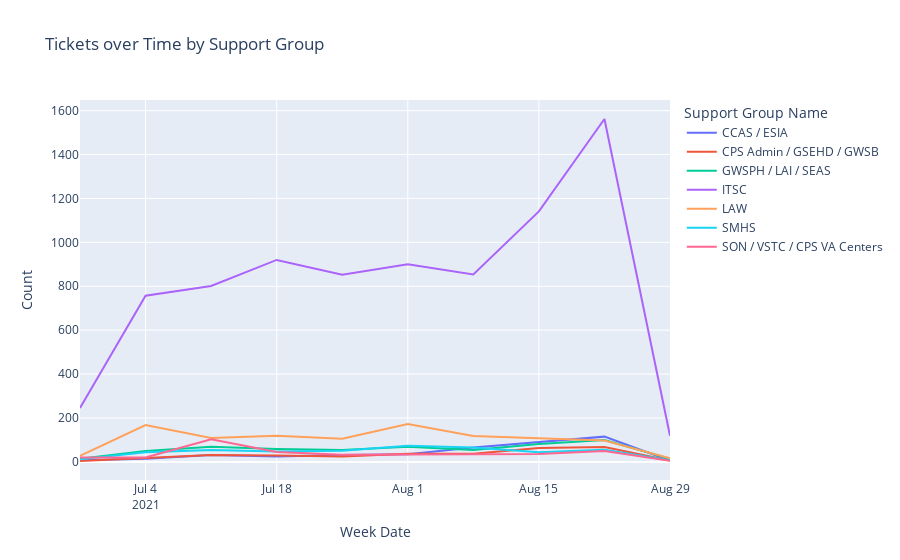

Notebook code for this chart:
### Code cell
fig = px.line(week_group_count, x= 'Week Date', y= 'Count', color= 'Support Group Name', 
              title = "Tickets over Time by Support Group")
fig.show()

### Figure 1 — Plotly figure (JSON) as saved in the notebook; plotly's stock layout.template omitted (floating-point values rounded to 4 significant figures)
{"data": [{"hovertemplate": "Support Group Name=CCAS / ESIA<br>Week Date=%{x}<br>Count=%{y}<extra></extra>", "legendgroup": "CCAS / ESIA", "line": {"color": "#636efa", "dash": "solid"}, "marker": {"symbol": "circle"}, "mode": "lines", "name": "CCAS / ESIA", "orientation": "v", "showlegend": true, "type": "scatter", "x": ["2021-06-27", "2021-07-04", "2021-07-11", "2021-07-18", "2021-07-25", "2021-08-01", "2021-08-08", "2021-08-15", "2021-08-22", "2021-08-29"], "xaxis": "x", "y": [7, 14, 31, 24, 31, 35, 65, 90, 115, 6], "yaxis": "y"}, {"hovertemplate": "Support Group Name=CPS Admin / GSEHD / GWSB<br>Week Date=%{x}<br>Count=%{y}<extra></extra>", "legendgroup": "CPS Admin / GSEHD / GWSB", "line": {"color": "#EF553B", "dash": "solid"}, "marker": {"symbol": "circle"}, "mode": "lines", "name": "CPS Admin / GSEHD / GWSB", "orientation": "v", "showlegend": true, "type": "scatter", "x": ["2021-06-27", "2021-07-04", "2021-07-11", "2021-07-18", "2021-07-25", "2021-08-01", "2021-08-08", "2021-08-15", "2021-08-22", "2021-08-29"], "xaxis": "x", "y": [4, 19, 31, 29, 24, 37, 37, 63, 68, 6], "yaxis": "y"}, {"hovertemplate": "Support Group Name=GWSPH / LAI / SEAS<br>Week Date=%{x}<br>Count=%{y}<extra></extra>", "legendgroup": "GWSPH / LAI / SEAS", "line": {"color": "#00cc96", "dash": "solid"}, "marker": {"symbol": "circle"}, "mode": "lines", "name": "GWSPH / LAI / SEAS", "orientation": "v", "showlegend": true, "type": "scatter", "x": ["2021-06-27", "2021-07-04", "2021-07-11", "2021-07-18", "2021-07-25", "2021-08-01", "2021-08-08", "2021-08-15", "2021-08-22", "2021-08-29"], "xaxis": "x", "y": [14, 50, 69, 59, 54, 69, 54, 81, 100, 14], "yaxis": "y"}, {"hovertemplate": "Support Group Name=ITSC<br>Week Date=%{x}<br>Count=%{y}<extra></extra>", "legendgroup": "ITSC", "line": {"color": "#ab63fa", "dash": "solid"}, "marker": {"symbol": "circle"}, "mode": "lines", "name": "ITSC", "orientation": "v", "showlegend": true, "type": "scatter", "x": ["2021-06-27", "2021-07-04", "2021-07-11", "2021-07-18", "2021-07-25", "2021-08-01", "2021-08-08", "2021-08-15", "2021-08-22", "2021-08-29"], "xaxis": "x", "y": [245, 757, 801, 920, 852, 900, 854, 1141, 1562, 119], "yaxis": "y"}, {"hovertemplate": "Support Group Name=LAW<br>Week Date=%{x}<br>Count=%{y}<extra></extra>", "legendgroup": "LAW", "line": {"color": "#FFA15A", "dash": "solid"}, "marker": {"symbol": "circle"}, "mode": "lines", "name": "LAW", "orientation": "v", "showlegend": true, "type": "scatter", "x": ["2021-06-27", "2021-07-04", "2021-07-11", "2021-07-18", "2021-07-25", "2021-08-01", "2021-08-08", "2021-08-15", "2021-08-22", "2021-08-29"], "xaxis": "x", "y": [28, 168, 109, 119, 105, 173, 118, 108, 97, 16], "yaxis": "y"}, {"hovertemplate": "Support Group Name=SMHS<br>Week Date=%{x}<br>Count=%{y}<extra></extra>", "legendgroup": "SMHS", "line": {"color": "#19d3f3", "dash": "solid"}, "marker": {"symbol": "circle"}, "mode": "lines", "name": "SMHS", "orientation": "v", "showlegend": true, "type": "scatter", "x": ["2021-06-27", "2021-07-04", "2021-07-11", "2021-07-18", "2021-07-25", "2021-08-01", "2021-08-08", "2021-08-15", "2021-08-22", "2021-08-29"], "xaxis": "x", "y": [12, 44, 54, 47, 51, 73, 66, 44, 55, 7], "yaxis": "y"}, {"hovertemplate": "Support Group Name=SON / VSTC / CPS VA Centers<br>Week Date=%{x}<br>Count=%{y}<extra></extra>", "legendgroup": "SON / VSTC / CPS VA Centers", "line": {"color": "#FF6692", "dash": "solid"}, "marker": {"symbol": "circle"}, "mode": "lines", "name": "SON / VSTC / CPS VA Centers", "orientation": "v", "showlegend": true, "type": "scatter", "x": ["2021-06-27", "2021-07-04", "2021-07-11", "2021-07-18", "2021-07-25", "2021-08-01", "2021-08-08", "2021-08-15", "2021-08-22", "2021-08-29"], "xaxis": "x", "y": [20, 20, 103, 45, 33, 34, 36, 36, 49, 5], "yaxis": "y"}], "layout": {"legend": {"title": {"text": "Support Group Name"}, "tracegroupgap": 0}, "title": {"text": "Tickets over Time by Support Group"}, "xaxis": {"anchor": "y", "domain": [0, 1], "title": {"text": "Week Date"}}, "yaxis": {"anchor": "x", "domain": [0, 1], "title": {"text": "Count"}}}}
